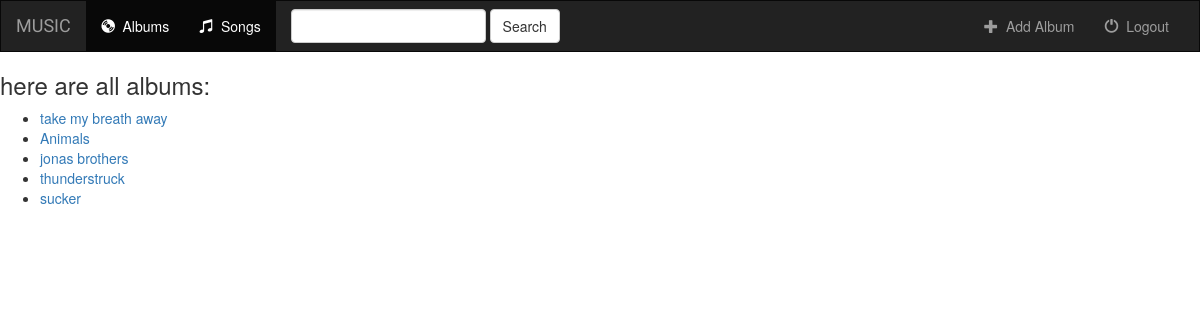
The app's page /music/ with its own data.
### app1/models.py (models this page shows, shortened)
class Albums(models.Model):
    artist = models.CharField(max_length=200)
    album_title = models.CharField(max_length=200)
    genre = models.CharField(max_length=200)

### app1/views.py (the view)
# urls.py: path('', views.index, name='index'),
def index(request):
    allAlbums = Albums.objects.all()
    return render(request, "app1/index.html", {'allAlbums': allAlbums})

### app1/templates/app1/index.html
{% extends 'app1/base.html'%}
{% block body %}
{% if allAlbums %}
<h3>here are all albums:</h3>
<ul>
    {% for album in allAlbums %}
    <li><a href="{% url 'details' album.id %}">{{album.album_title}}</a></li>
    {% endfor %}
</ul>
{% else %}
<h3>no albums..</h3>
{% endif %}
{% endblock %}

### records on screen
Albums: album_title "take my breath away"
Albums: album_title "Animals"
Albums: album_title "jonas brothers"
Albums: album_title "thunderstruck"
Albums: album_title "sucker"
